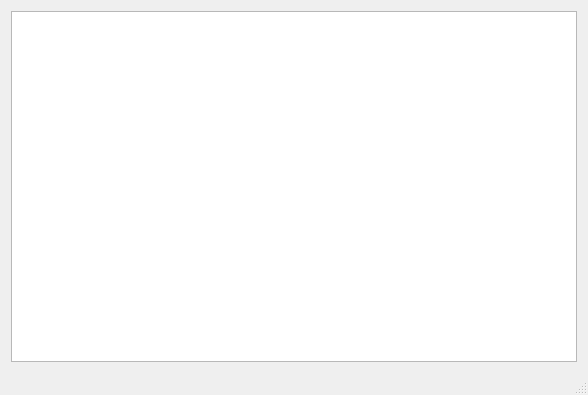
<?xml version="1.0" encoding="UTF-8"?>
<ui version="4.0">
 <class>LittleLogWindow</class>
 <widget class="QMainWindow" name="LittleLogWindow">
  <property name="geometry">
   <rect>
    <x>0</x>
    <y>0</y>
    <width>588</width>
    <height>395</height>
   </rect>
  </property>
  <property name="windowTitle">
   <string>Tool 1CD</string>
  </property>
  <widget class="QWidget" name="centralWidget">
   <property name="sizePolicy">
    <sizepolicy hsizetype="Expanding" vsizetype="Expanding">
     <horstretch>0</horstretch>
     <verstretch>0</verstretch>
    </sizepolicy>
   </property>
   <layout class="QVBoxLayout" name="verticalLayout">
    <item>
     <widget class="QListWidget" name="logList"/>
    </item>
   </layout>
  </widget>
  <widget class="QMenuBar" name="menuBar">
   <property name="geometry">
    <rect>
     <x>0</x>
     <y>0</y>
     <width>588</width>
     <height>22</height>
    </rect>
   </property>
  </widget>
  <widget class="QStatusBar" name="statusBar"/>
  <action name="openDatabaseFileAction">
   <property name="text">
    <string>Открыть базу</string>
   </property>
   <property name="shortcut">
    <string>Ctrl+O</string>
   </property>
  </action>
  <action name="aboutAction">
   <property name="text">
    <string>О программе</string>
   </property>
  </action>
  <action name="showCommandLineHelpAction">
   <property name="text">
    <string>Ключи командной строки</string>
   </property>
  </action>
  <action name="exitAction">
   <property name="text">
    <string>Выход</string>
   </property>
   <property name="shortcut">
    <string>F10</string>
   </property>
  </action>
  <action name="saveDatabaseConfigAction">
   <property name="text">
    <string>Сохранить конфигурацию базы данных</string>
   </property>
  </action>
  <action name="saveMainConfigAction">
   <property name="text">
    <string>Сохранить основную конфигурацию</string>
   </property>
  </action>
  <action name="exportXmlAction">
   <property name="text">
    <string>Экспорт таблицы в XML</string>
   </property>
  </action>
  <action name="blobViewParamsAction">
   <property name="text">
    <string>Параметры просмотра BLOB-полей</string>
   </property>
  </action>
  <action name="monopolySwitch">
   <property name="text">
    <string>Открывать базу не монопольно</string>
   </property>
  </action>
  <action name="easyModeSwitch">
   <property name="text">
    <string>Упрощённый режим редактирования</string>
   </property>
  </action>
  <action name="BinaryAsGuidSwitch">
   <property name="text">
    <string>Отображать Binary(16) как GUID</string>
   </property>
  </action>
  <action name="showOffsetSwitch">
   <property name="text">
    <string>Отображать смещения в файле записей таблицы</string>
   </property>
  </action>
  <action name="saveBlobSwitch">
   <property name="text">
    <string>При экспорте в XML сохранять BLOB в отдельные файлы</string>
   </property>
  </action>
  <action name="associateFilesAction">
   <property name="text">
    <string>Ассоциировать файлы 1CD с Tool1CD</string>
   </property>
  </action>
 </widget>
 <layoutdefault spacing="6" margin="11"/>
 <resources/>
 <connections/>
</ui>
